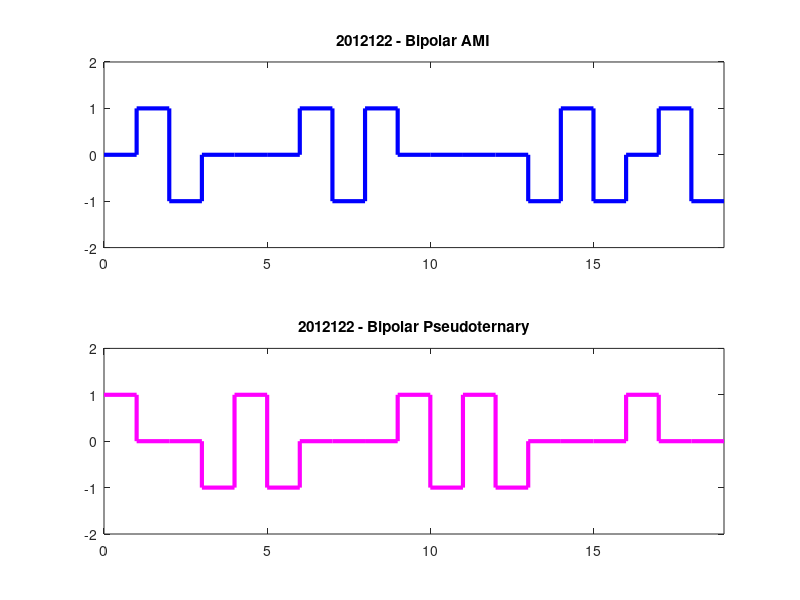

Write the MATLAB code that produced this figure.
m = [0 1 1 0 0 0 1 1 1 0 0 0 0 1 1 1 0 1 1];
n = length(m);

x = [];
y = [];
a=1;
for i=1:n
    x=[x i-1 i];
    if(m(i)==0)
        y=[y 0 0];
    else
        y=[y a a];
        a=a*(-1);
    end
end
subplot(2,1,1);
plot(x, y, 'b', 'LineWidth', 3),axis([0, n, -2, 2]);
title('2012122 - Bipolar AMI');

x = [];
y = [];
a=1;
for i=1:n
    x=[x i-1 i];
    if(m(i)==0)
        y=[y a a];
        a=a*(-1);
    else
        y=[y 0 0];
    end
end
subplot(2,1,2);
plot(x, y, 'm', 'LineWidth', 3),axis([0, n, -2, 2]);
title('2012122 - Bipolar Pseudoternary');

print ('Exp8_Bipolar_x2','-dpdf','-fillpage');
